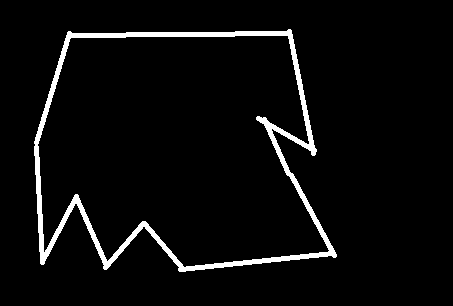
#> input picture ImageProcessing_8/contour2.png, 453 x 306 px
$ python minEnclosingCircle_practice.py
#> lines starting #> are read from the running program, lines starting #| are printed output that depends on the picture; after the words box and inside, x2 and y2 are one past the last pixel; in counts of white or black regions, pixels touching at a corner belong together
#_*_coding:utf-8_*_
import cv2
import numpy as np

img_path = 'contour2.png'
img = cv2.imread(img_path)
#> img is the input picture: shape (306, 453, 3); 4.3% white; 1 white region, box (x1, y1, x2, y2) and area: (34, 29, 337, 272) 6022
img1 = img.copy()
imgray = cv2.cvtColor(img, cv2.COLOR_BGR2GRAY)
#> imgray: shape (306, 453); 4.3% white; 1 white region
_, thresh = cv2.threshold(imgray, 127, 255, cv2.THRESH_BINARY)
contours, hierarchy= cv2.findContours(thresh, cv2.RETR_TREE, cv2.CHAIN_APPROX_NONE)
#> contours = 2 contours; box (x1, y1, x2, y2) and area: (34, 29, 337, 272) 57436, (37, 35, 330, 268) 52526


cnt = contours[0]
#> cnt = contour of 1133 points, box (x1, y1, x2, y2) (34, 29, 337, 272), area 57436
# 求轮廓的外接圆
(x, y), radius = cv2.minEnclosingCircle(cnt)
#> x = 185.7; y = 162.9; radius = 176.8
center = (int(x), int(y))
#> center = (185, 162)
radius = int(radius)
#> radius = 176
img1 = cv2.circle(img1, center, radius, (0, 255, 0), 2)
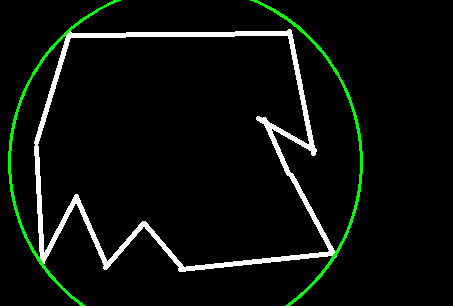
#> img1: shape (306, 453, 3); 1.64% of pixels changed, all inside (x1, y1, x2, y2) = (8, 0, 363, 306)
res = np.hstack((img, img1))
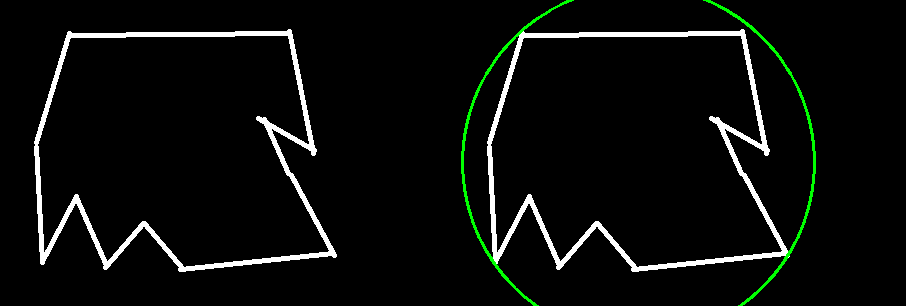
#> res: shape (306, 906, 3); mean B, G, R 11, 13.1, 11
cv2.imshow('img', res)
cv2.waitKey(0)
cv2.destroyAllWindows()
